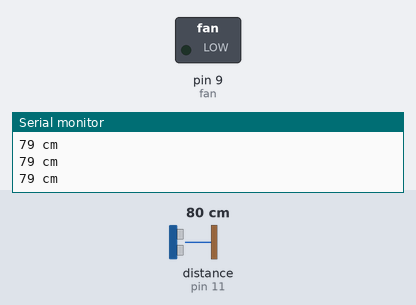
Bench run of a sketch on a simulated Arduino Uno, built with avr-gcc and run on an emulated ATmega328P. On the bench: switched loads named in the sketch (green lamp = pin HIGH), the last lines printed to the serial monitor. Wiring (inferred from the names in the program): ultrasonic range finder: trigger pin 13; echo pin 11. The inputs (shaded band) are chosen by the test bench; at power-on: distance to the obstacle (sensor on pin 11) 80 cm. The echo pulse lasts 58.3 µs per cm; pins used as bus, display or sensor lines are not drawn.

Above: at 1.3 s.
1.4 s: distance to the obstacle (sensor on pin 11) set to 33 cm
2.9 s: distance to the obstacle (sensor on pin 11) set to 27 cm
At 3.6 s:
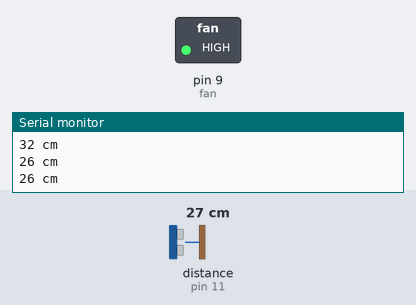
4.5 s: distance to the obstacle (sensor on pin 11) set to 35 cm
At 5.0 s:
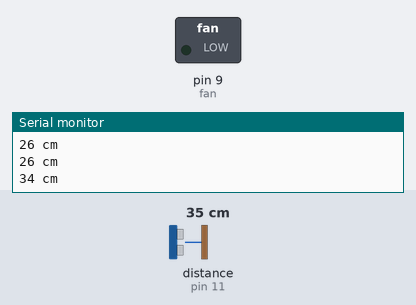
6.0 s: distance to the obstacle (sensor on pin 11) set to 2 cm
At 6.4 s:
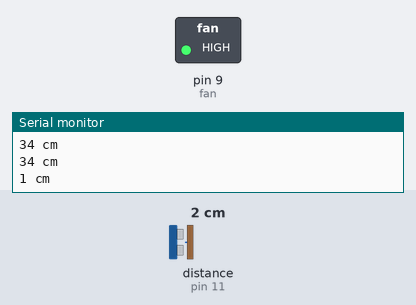
Timing chart, 0 to 8.5 s (numbered marks = the images above; inputs shaded):
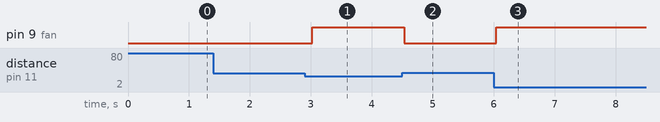

The sketch:

Arduino_DCfan_Ultrasonic_Senor.ino
```cpp
/*
 HC-SR04 Ping distance sensor]
 VCC to arduino 5v GND to arduino GND
 Echo to Arduino pin 13 Trig to Arduino pin 12
 Red POS to Arduino pin 11
 Green POS to Arduino pin 10
 560 ohm resistor to both LED NEG and GRD power rail
 More info at: http://goo.gl/kJ8Gl
 Original code improvements to the Ping sketch sourced from Trollmaker.com
 Some code and wiring inspired by http://en.wikiversity.org/wiki/User:Dstaub/robotcar
 */

//This is the code that I had help on in a tutoring session. The trigpin acts as trigger that sends out signal that signifys the distance.
//The Echo Pin recieves the data for the distance and bounces a signal back to the ultrasonic sensor.
//The DC fan is a Motor that is connected to a 12v battery pack.
//Refences and Learning Process
//Lynda.com: Control an Arduino DC Motor with a potentiometer
//Youtube: Paul McWhorter_Measure Distance with Arduino and Ultrasonic Sensor
//https://www.youtube.com/watch?v=rTM5gZxBPmY


#define trigPin 13
#define echoPin 11
#define fan 9


void setup() {
  Serial.begin (9600);
  pinMode(trigPin, OUTPUT);
  pinMode(echoPin, INPUT);
  pinMode(fan, OUTPUT);
}

void loop() {
  long duration, distance;
  digitalWrite(trigPin, LOW);
  delayMicroseconds(2);
  digitalWrite(trigPin, HIGH);
  delayMicroseconds(10);
  digitalWrite(trigPin, LOW);
  duration = pulseIn(echoPin, HIGH);
  distance = (duration/2) / 29.1;

  // This is where the LED turns on and off
  // 30 cm away from the sensor
  if (distance < 30) {
    digitalWrite(fan,HIGH);
}
  else {
    digitalWrite(fan,LOW);
  }
  //This is testing the serial monitor
  if (distance >= 200 || distance <= 0){
    Serial.println("Out of range");
  }
  else {
    Serial.print(distance);
    Serial.println(" cm");
  }
  delay(500);
}
```

Measured:
- the behaviour switches between 31 and 30 cm on distance to the obstacle (sensor on pin 11) (found by bisection; images 0 and 1)
- after the input at 2.9 s, pin 9 (fan): LOW → HIGH after 0.13 s
- after the input at 4.5 s, pin 9 (fan): HIGH → LOW at once
- after the input at 6.0 s, pin 9 (fan): LOW → HIGH at once
